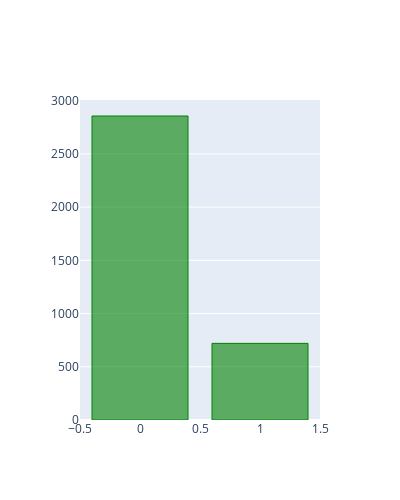

Source (notebook cell):
### Code cell
target_layout = cf.Layout(
    height=500,
    width=400
)
Train.BAD.value_counts().iplot(kind='bar',layout = target_layout, title = 'Default Flag distribution', hline=(0),colors=['green'])

### Figure 1 — Plotly figure (JSON) as saved in the notebook; plotly's stock layout.template omitted (floating-point values rounded to 4 significant figures)
{"data": [{"marker": {"color": "rgba(0, 128, 0, 0.6)", "line": {"color": "rgba(0, 128, 0, 1.0)", "width": 1}}, "name": "BAD", "orientation": "v", "text": "", "type": "bar", "x": [0, 1], "y": [2856, 720]}], "layout": {"height": 500, "width": 400, "xaxis": {"autorange": true, "range": [-0.5, 1.5], "type": "linear"}, "yaxis": {"autorange": true, "range": [0, 3006.0], "type": "linear"}}}
